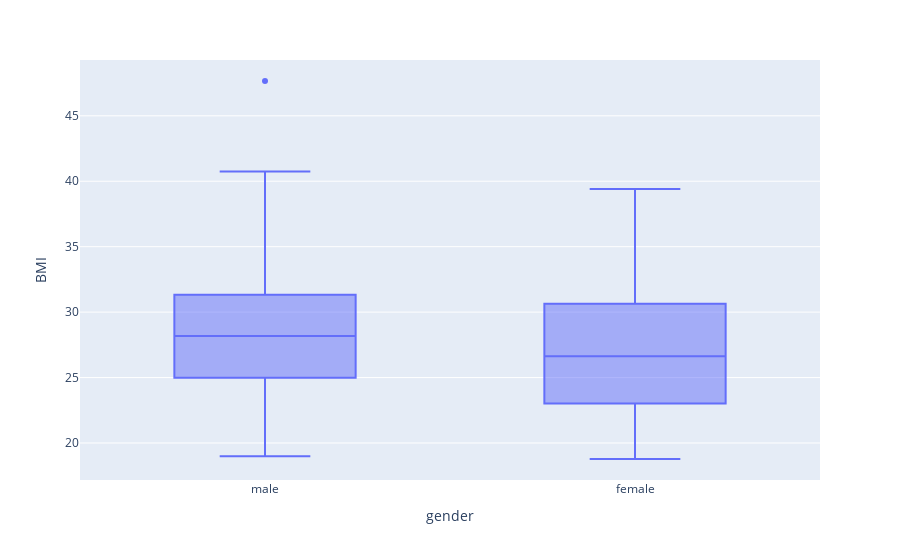

Write notebook code for a chart like this one.
### Code cell
# Is there difference in PFS12 across countries/genders/age categories
fig = px.box(df, x='gender', y='BMI')
fig

### Figure 1 — Plotly figure (JSON) as saved in the notebook; plotly's stock layout.template omitted (floating-point values rounded to 4 significant figures; data arrays with more than 128 entries replaced by an {"elided": "..."} marker saying what was removed)
{"data": [{"alignmentgroup": "True", "hovertemplate": "gender=%{x}<br>BMI=%{y}<extra></extra>", "legendgroup": "", "marker": {"color": "#636efa"}, "name": "", "notched": false, "offsetgroup": "", "orientation": "v", "showlegend": false, "type": "box", "x": {"elided": "165 str values"}, "x0": " ", "xaxis": "x", "y": {"elided": "165 float values"}, "y0": " ", "yaxis": "y"}], "layout": {"boxmode": "group", "legend": {"tracegroupgap": 0}, "margin": {"t": 60}, "xaxis": {"anchor": "y", "domain": [0, 1], "title": {"text": "gender"}}, "yaxis": {"anchor": "x", "domain": [0, 1], "title": {"text": "BMI"}}}}
